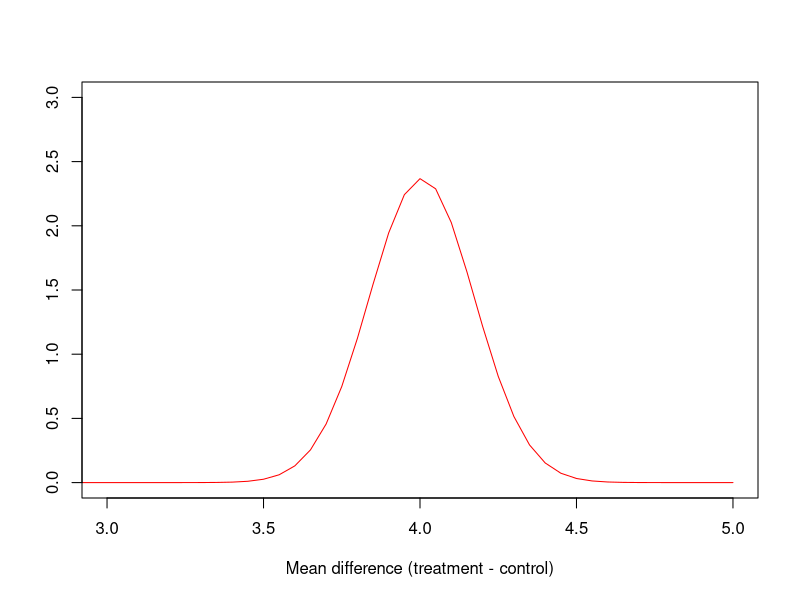

The R source for this figure:
set.seed(123)

# Q1-Q3
# noise terms
e1=rnorm(500)
e2=rnorm(1000)
 
# Treatment effects
d1=rnorm(500,3,1)
d2=rnorm(1000,5,1)

# control
y0_c= 10 + e1
y1_c= 10+d1 + e1
delta_c=mean(y1_c-y0_c)

# treatment 
y0_d= 12 + e2
y1_d= 12+d2 + e2
delta_d=mean(y1_d-y0_d)

naive=  mean(y1_d)-mean(y0_c)

ATT = mean(y1_d - y0_d) 
ATC = mean(y1_c - y0_c)

ATE = 1000/(1000 + 500) * ATT+ 500/(1000 + 500) *ATC
# or equivalently
mean(c(y1_d-y0_d, y1_c - y0_c))

### Q4 ###
random_sample=sample(1:1500,500)
 
y0=c(y0_d, y0_c)
y1=c(y1_d,y1_c)

ATE_randomize=mean(y1[random_sample[1:250]]) - mean(y0[random_sample[251:500]])
ATE_randomize

# notice that ATE_randomize is a statistics: thus the function below is also random
# if enough samples are taken, the average of the bias will tend toward zero.
ATE_randomize-ATE


####Optional stuff####
data=data.frame(Y0=y0[random_sample[251:500]],Y1=y1[random_sample[1:250]])                               
t.test(data$Y0,data$Y1)
t.test(data$Y0,data$Y1)$stderr
t.test(data$Y0,data$Y1)$estimate

curve(dnorm(x,mean=t.test(data$Y0,data$Y1)$estimate[2]-t.test(data$Y0,data$Y1)$estimate[1],
            sd=t.test(data$Y0,data$Y1)$stderr)
      , col="red",  from=0, to=5,xlim=c(3,5),ylim=c(0,3 )
      ,xlab = "Mean difference (treatment - control)"
      ,ylab="")
#########
 
